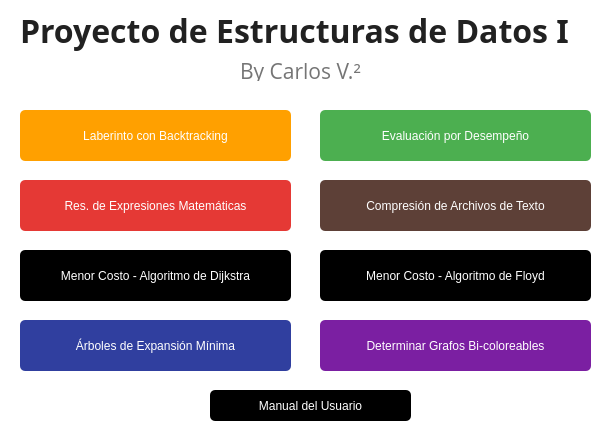
<?xml version="1.0" encoding="UTF-8"?>
<ui version="4.0">
 <class>MainWindow</class>
 <widget class="QMainWindow" name="MainWindow">
  <property name="geometry">
   <rect>
    <x>0</x>
    <y>0</y>
    <width>616</width>
    <height>437</height>
   </rect>
  </property>
  <property name="windowTitle">
   <string>Proyecto de EDD1</string>
  </property>
  <property name="styleSheet">
   <string notr="true">QWidget{
	background-color: white;
	border: none;
}

QPushButton{
	font: 11pt &quot;Lato&quot;;
	color: white;
	background-color: black;
	text-align: center;
	padding: 10px;
	border-color: rgb(40, 67, 176);
	border-radius: 5px;
}

QPushButton:hover{
	background-color: rgb(33, 56, 148);
}</string>
  </property>
  <widget class="QWidget" name="centralWidget">
   <property name="styleSheet">
    <string notr="true"/>
   </property>
   <widget class="QPushButton" name="pushButton">
    <property name="geometry">
     <rect>
      <x>20</x>
      <y>110</y>
      <width>271</width>
      <height>51</height>
     </rect>
    </property>
    <property name="styleSheet">
     <string notr="true">QPushButton{
background-color: #FFA000;
}

QPushButton:hover {
background-color:#FF6F00;
}</string>
    </property>
    <property name="text">
     <string>Laberinto con Backtracking</string>
    </property>
   </widget>
   <widget class="QPushButton" name="pushButton_2">
    <property name="geometry">
     <rect>
      <x>320</x>
      <y>110</y>
      <width>271</width>
      <height>51</height>
     </rect>
    </property>
    <property name="styleSheet">
     <string notr="true">QPushButton{
background-color: #4CAF50;
}

QPushButton:hover {
background-color: rgb(64, 148, 67);
}</string>
    </property>
    <property name="text">
     <string>Evaluación por Desempeño</string>
    </property>
   </widget>
   <widget class="QPushButton" name="pushButton_3">
    <property name="geometry">
     <rect>
      <x>20</x>
      <y>180</y>
      <width>271</width>
      <height>51</height>
     </rect>
    </property>
    <property name="styleSheet">
     <string notr="true">QPushButton{
background-color: #e53935;
}

QPushButton:hover {
background-color: rgb(198, 53, 43);
}</string>
    </property>
    <property name="text">
     <string>Res. de Expresiones Matemáticas</string>
    </property>
   </widget>
   <widget class="QPushButton" name="pushButton_4">
    <property name="geometry">
     <rect>
      <x>320</x>
      <y>180</y>
      <width>271</width>
      <height>51</height>
     </rect>
    </property>
    <property name="styleSheet">
     <string notr="true">QPushButton{
background-color: #5D4037;
}

QPushButton:hover {
background-color:#3E2723;
}</string>
    </property>
    <property name="text">
     <string>Compresión de Archivos de Texto</string>
    </property>
   </widget>
   <widget class="QPushButton" name="pushButton_5">
    <property name="geometry">
     <rect>
      <x>320</x>
      <y>320</y>
      <width>271</width>
      <height>51</height>
     </rect>
    </property>
    <property name="styleSheet">
     <string notr="true">QPushButton{
background-color: #7B1FA2;
}

QPushButton:hover {
background-color: #4A148C;
}</string>
    </property>
    <property name="text">
     <string>Determinar Grafos Bi-coloreables</string>
    </property>
   </widget>
   <widget class="QPushButton" name="pushButton_6">
    <property name="geometry">
     <rect>
      <x>320</x>
      <y>250</y>
      <width>271</width>
      <height>51</height>
     </rect>
    </property>
    <property name="text">
     <string>Menor Costo - Algoritmo de Floyd</string>
    </property>
   </widget>
   <widget class="QPushButton" name="pushButton_7">
    <property name="geometry">
     <rect>
      <x>20</x>
      <y>250</y>
      <width>271</width>
      <height>51</height>
     </rect>
    </property>
    <property name="text">
     <string>Menor Costo - Algoritmo de Dijkstra</string>
    </property>
   </widget>
   <widget class="QPushButton" name="pushButton_8">
    <property name="geometry">
     <rect>
      <x>20</x>
      <y>320</y>
      <width>271</width>
      <height>51</height>
     </rect>
    </property>
    <property name="styleSheet">
     <string notr="true">QPushButton{
background-color: #303F9F;
}

QPushButton:hover {
background-color: #1A237E;
}</string>
    </property>
    <property name="text">
     <string>Árboles de Expansión Mínima</string>
    </property>
   </widget>
   <widget class="QLabel" name="label">
    <property name="geometry">
     <rect>
      <x>20</x>
      <y>10</y>
      <width>571</width>
      <height>41</height>
     </rect>
    </property>
    <property name="font">
     <font>
      <family>Montserrat</family>
      <pointsize>24</pointsize>
      <weight>75</weight>
      <bold>true</bold>
     </font>
    </property>
    <property name="styleSheet">
     <string notr="true">color: #212121;</string>
    </property>
    <property name="text">
     <string>Proyecto de Estructuras de Datos I</string>
    </property>
   </widget>
   <widget class="QLabel" name="label_2">
    <property name="geometry">
     <rect>
      <x>240</x>
      <y>60</y>
      <width>131</width>
      <height>21</height>
     </rect>
    </property>
    <property name="font">
     <font>
      <family>Open Sans</family>
      <pointsize>16</pointsize>
      <weight>50</weight>
      <bold>false</bold>
     </font>
    </property>
    <property name="styleSheet">
     <string notr="true">color: #757575;
text-align: center;</string>
    </property>
    <property name="text">
     <string>By Carlos V.²</string>
    </property>
   </widget>
   <widget class="QPushButton" name="pushButton_9">
    <property name="geometry">
     <rect>
      <x>210</x>
      <y>390</y>
      <width>201</width>
      <height>31</height>
     </rect>
    </property>
    <property name="text">
     <string>Manual del Usuario</string>
    </property>
   </widget>
  </widget>
  <action name="actionCerrar">
   <property name="text">
    <string>Cerrar</string>
   </property>
   <property name="shortcut">
    <string>F4</string>
   </property>
  </action>
  <action name="actionAcerca_de">
   <property name="text">
    <string>Acerca de...</string>
   </property>
  </action>
 </widget>
 <layoutdefault spacing="6" margin="11"/>
 <resources/>
 <connections/>
</ui>
